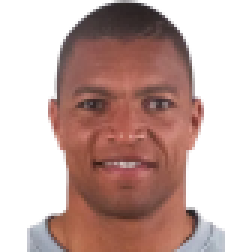
#> input picture CURS 2/Milan2007/00.Dida.png, 84 x 84 px (shown 3 times larger); its folder holds 4 pictures in this run
$ python 5.milan_2007_11_players.py
#> lines starting #> are read from the running program, lines starting #| are printed output that depends on the picture
import matplotlib.pyplot as plt
import matplotlib.image as mpimg
import os


folder_name = "Milan2007"
# print(os.listdir(folder_name))
file_list = os.listdir(folder_name)
file_list.sort()
file_list = file_list[:11]
print(file_list[:11])

figure, axis = plt.subplots(nrows = 1, ncols = 11)

for index, file_name in enumerate(file_list):
    imagine = mpimg.imread(folder_name + "/" + file_name)
#> imagine is the input picture: shape (84, 84, 4) float32; mean R, G, B, A 0.764, 0.658, 0.637, 0.524
    axis[index].imshow(imagine)
    axis[index].axis("off")

plt.show()
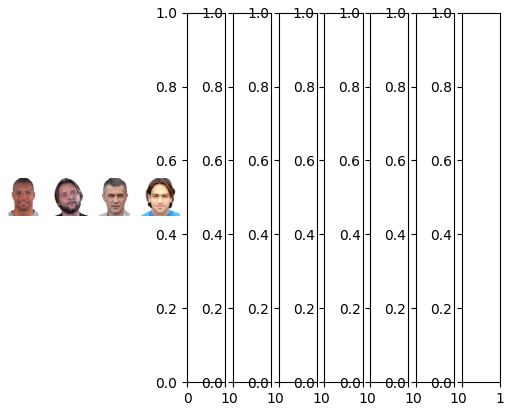
#> figure drawn by matplotlib, 4 panels
